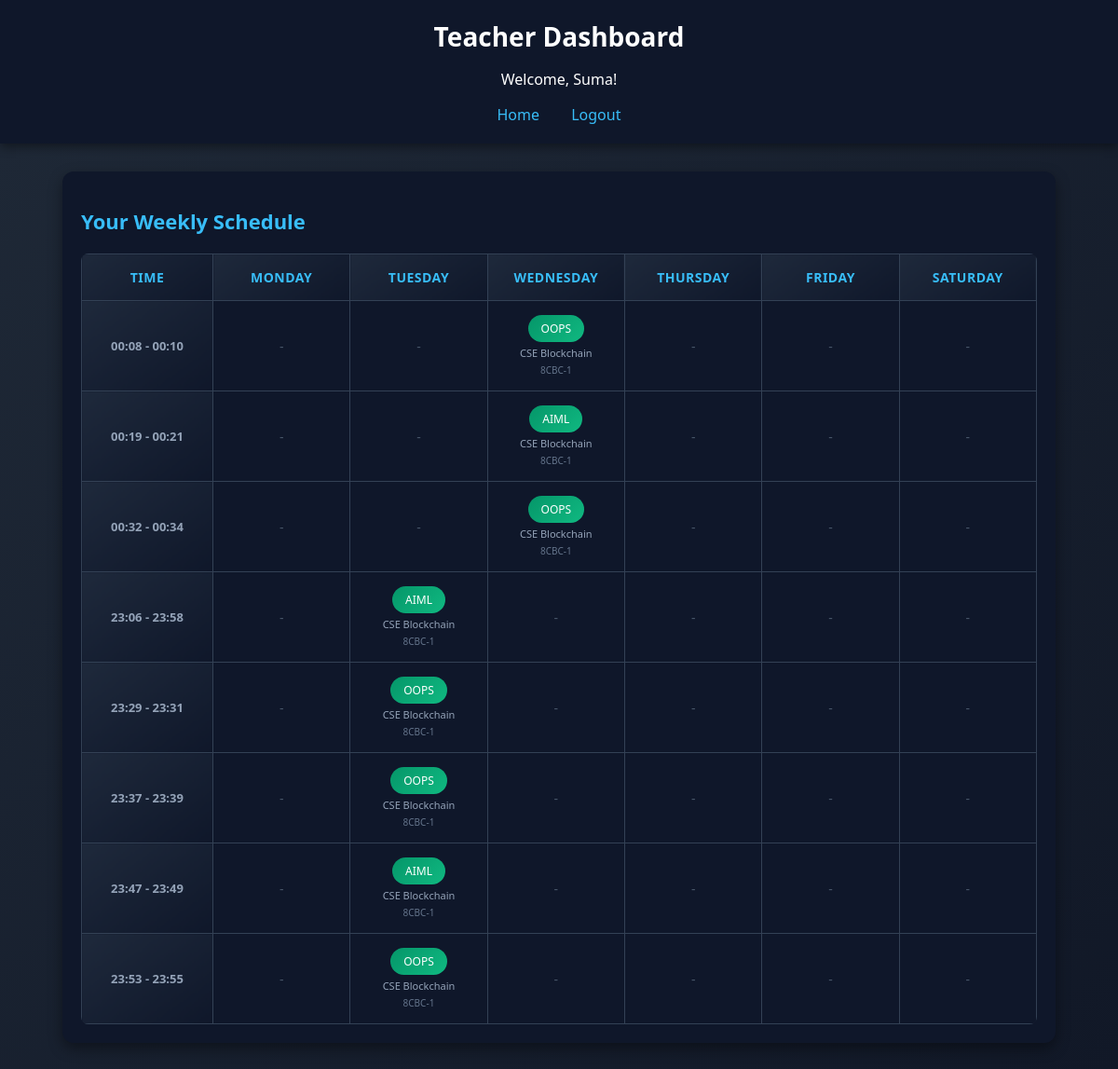
Page /teacher (signed in) on the committed database.
### tables this page shows
CREATE TABLE subjects (
    id INTEGER PRIMARY KEY AUTOINCREMENT,
    subject_name TEXT NOT NULL
);

CREATE TABLE classes (
    id INTEGER PRIMARY KEY AUTOINCREMENT,
    class_name TEXT NOT NULL,
    room_no TEXT
);

### backend/app.py (the view)
@app.route("/teacher")
def teacher_dashboard():
    if session.get("role") != "teacher":
        return redirect("/login")
    teacher_id = session["user_id"]
    conn = get_connection()
    cursor = conn.cursor()
    cursor.execute("""
        SELECT timetable.id, timetable.day, timetable.start_time, timetable.end_time,
               subjects.subject_name, classes.class_name, classes.room_no
        FROM timetable
        JOIN subjects ON timetable.subject_id = subjects.id
        JOIN classes ON timetable.class_id = classes.id
        WHERE timetable.teacher_id = ?
    """, (teacher_id,))
    rows = cursor.fetchall()
    conn.close()
    timetable = {}
    timeslots = set()
    for r in rows:
        day = r["day"]
        time_range = f"{r['start_time']} - {r['end_time']}"
        timetable[(day, time_range)] = {
            "id": r["id"], # Store ID for clickable link
            "subject": r["subject_name"],
            "class": r["class_name"],
            "room": r["room_no"]
        }
        timeslots.add(time_range)
    timeslots = sorted(list(timeslots))
    return render_template("teacher_dashboard.html", name=session["name"], timetable=timetable, timeslots=timeslots)

### backend/app.py (called while the page is built)
def get_connection():
    conn = sqlite3.connect(DB_PATH)
    conn.row_factory = sqlite3.Row
    return conn

### frontend/templates/teacher_dashboard.html (shortened to what this page needs)
<!DOCTYPE html>
<html lang="en">
<head>
    <link rel="stylesheet" href="/static/style.css">
</head>
<body>
    <div class="header">
        <h1>Teacher Dashboard</h1>
        <p>Welcome, {{ name }}!</p>
        <nav class="nav-links">
            <a href="/teacher">Home</a>
            <a href="/logout">Logout</a>
        </nav>
    </div>
    <div class="dashboard-content">
        <div class="table-container">
            <h2 class="section-title">Your Weekly Schedule</h2>
            {% if timeslots %}
            <table class="weekly-table">
                <thead>
                    <tr>
                        <th class="time-header">Time</th>
                        <th>Monday</th>
                        <th>Tuesday</th>
                        <th>Wednesday</th>
                        <th>Thursday</th>
                        <th>Friday</th>
                        <th>Saturday</th>
                    </tr>
                </thead>
                <tbody>
                    {% for time in timeslots %}
                    <tr>
                        <td class="time-cell">{{ time }}</td>
                        {% for day in ["Monday", "Tuesday", "Wednesday", "Thursday", "Friday", "Saturday"] %}
                        <td class="subject-cell">
                            {% set slot = timetable.get((day, time)) %}
                            {% if slot %}
                            <a href="/teacher/attendance/{{ slot.id }}" style="text-decoration: none; color: inherit;">
                                <div class="teacher-slot clickable-slot">
                                    <span class="subject-tag">{{ slot.subject }}</span>
                                    <span class="class-info">{{ slot.class }}</span>
                                    <span class="room-info">{{ slot.room }}</span>
                                </div>
                            </a>
                            {% else %}
                            <span class="empty-slot">-</span>
                            {% endif %}
                        </td>
                        {% endfor %}
                    </tr>
                    {% endfor %}
                </tbody>
            </table>
            {% else %}
            <div class="empty-state">
                <p>No classes assigned yet.</p>
                <p class="hint">Please contact admin to assign you to classes.</p>
            </div>
            {% endif %}
        </div>
    </div>
</body>
</html>

### frontend/static/style.css (style rules this page uses)
body { margin: 0; font-family: 'Segoe UI', Tahoma, sans-serif; background: linear-gradient(135deg, #1f2937, #111827); color: white; }
.header { text-align: center; padding: 20px; background: #0f172a; box-shadow: 0 4px 10px rgba(0,0,0,0.4); }
.header h1 { margin: 0; font-size: 28px; }
.table-container { width: 90%; margin: auto; background: #0f172a; padding: 20px; border-radius: 12px; box-shadow: 0 6px 15px rgba(0,0,0,0.4); }
table { width: 100%; border-collapse: collapse; }
th, td { padding: 12px; text-align: center; }
th { background: #1e293b; color: #38bdf8; }
tr:nth-child(even) { background: #1f2937; }
.nav-links { margin-top: 15px; }
.nav-links a { color: #38bdf8; text-decoration: none; margin: 0 15px; font-size: 16px; transition: color 0.2s; }
.dashboard-content { padding: 30px; }
.section-title { color: #38bdf8; margin-bottom: 20px; font-size: 22px; }
.weekly-table { width: 100%; border-collapse: collapse; background: #0f172a; border-radius: 8px; overflow: hidden; }
.weekly-table th, .weekly-table td { border: 1px solid #334155; padding: 15px 10px; text-align: center; min-width: 100px; }
.weekly-table thead th { background: linear-gradient(145deg, #1e293b, #0f172a); color: #38bdf8; font-weight: 600; font-size: 14px; text-transform: uppercase; letter-spacing: 0.5px; }
.time-header { width: 120px; }
.time-cell { background: linear-gradient(145deg, #1e293b, #0f172a); color: #94a3b8; font-weight: 600; font-size: 13px; }
.subject-cell { background: #0f172a; transition: background 0.3s; }
.subject-tag { display: inline-block; padding: 8px 16px; background: linear-gradient(135deg, #059669, #10b981); color: white; border-radius: 20px; font-weight: 500; font-size: 13px; }
.empty-slot { color: #475569; font-size: 14px; }
.teacher-slot { display: flex; flex-direction: column; gap: 4px; align-items: center; }
.teacher-slot .subject-tag { padding: 6px 14px; font-size: 12px; }
.class-info { font-size: 11px; color: #94a3b8; font-weight: 500; }
.room-info { font-size: 10px; color: #64748b; }

### rows in the picture
subjects: subject "OOPS" "OOPS" "OOPS" "OOPS" "OOPS"
classes: class "CSE Blockchain" "CSE Blockchain" "CSE Blockchain" "CSE Blockchain" "CSE Blockchain" "CSE Blockchain" "CSE Blockchain" "CSE Blockchain", room "8CBC-1" "8CBC-1" "8CBC-1" "8CBC-1" "8CBC-1" "8CBC-1" "8CBC-1" "8CBC-1"
subjects: subject "AIML" "AIML" "AIML"

### other values in the picture
{{ name }} "Suma"
{{ time }} "00:08 - 00:10" "00:19 - 00:21" "00:32 - 00:34" "23:06 - 23:58" "23:29 - 23:31" "23:37 - 23:39" "23:47 - 23:49" "23:53 - 23:55"
